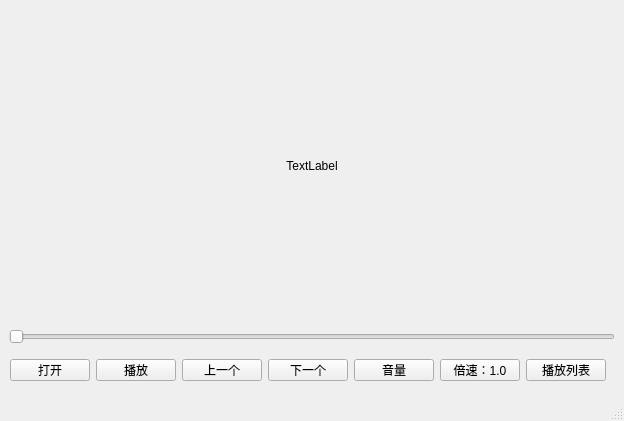
<?xml version="1.0" encoding="UTF-8"?>
<ui version="4.0">
 <class>MainWindow</class>
 <widget class="QMainWindow" name="MainWindow">
  <property name="geometry">
   <rect>
    <x>0</x>
    <y>0</y>
    <width>517</width>
    <height>421</height>
   </rect>
  </property>
  <property name="windowTitle">
   <string>MainWindow</string>
  </property>
  <widget class="QWidget" name="centralwidget">
   <layout class="QVBoxLayout" name="verticalLayout_2">
    <item>
     <widget class="QLabel" name="label">
      <property name="text">
       <string>TextLabel</string>
      </property>
      <property name="scaledContents">
       <bool>false</bool>
      </property>
      <property name="alignment">
       <set>Qt::AlignmentFlag::AlignCenter</set>
      </property>
     </widget>
    </item>
    <item>
     <widget class="QSlider" name="playslider">
      <property name="orientation">
       <enum>Qt::Orientation::Horizontal</enum>
      </property>
     </widget>
    </item>
    <item>
     <widget class="QWidget" name="widget" native="true">
      <property name="maximumSize">
       <size>
        <width>16777215</width>
        <height>40</height>
       </size>
      </property>
      <layout class="QHBoxLayout" name="horizontalLayout">
       <property name="sizeConstraint">
        <enum>QLayout::SizeConstraint::SetDefaultConstraint</enum>
       </property>
       <property name="leftMargin">
        <number>1</number>
       </property>
       <item>
        <widget class="QPushButton" name="openBtn">
         <property name="text">
          <string>打开</string>
         </property>
        </widget>
       </item>
       <item>
        <spacer name="horizontalSpacer">
         <property name="orientation">
          <enum>Qt::Orientation::Horizontal</enum>
         </property>
         <property name="sizeHint" stdset="0">
          <size>
           <width>40</width>
           <height>20</height>
          </size>
         </property>
        </spacer>
       </item>
       <item>
        <widget class="QPushButton" name="playBtn">
         <property name="text">
          <string>播放</string>
         </property>
        </widget>
       </item>
       <item>
        <spacer name="horizontalSpacer_4">
         <property name="orientation">
          <enum>Qt::Orientation::Horizontal</enum>
         </property>
         <property name="sizeHint" stdset="0">
          <size>
           <width>40</width>
           <height>20</height>
          </size>
         </property>
        </spacer>
       </item>
       <item>
        <widget class="QPushButton" name="pushButton">
         <property name="text">
          <string>上一个</string>
         </property>
        </widget>
       </item>
       <item>
        <spacer name="horizontalSpacer_2">
         <property name="orientation">
          <enum>Qt::Orientation::Horizontal</enum>
         </property>
         <property name="sizeHint" stdset="0">
          <size>
           <width>40</width>
           <height>20</height>
          </size>
         </property>
        </spacer>
       </item>
       <item>
        <widget class="QPushButton" name="nextBtn">
         <property name="text">
          <string>下一个</string>
         </property>
        </widget>
       </item>
       <item>
        <spacer name="horizontalSpacer_3">
         <property name="orientation">
          <enum>Qt::Orientation::Horizontal</enum>
         </property>
         <property name="sizeHint" stdset="0">
          <size>
           <width>40</width>
           <height>20</height>
          </size>
         </property>
        </spacer>
       </item>
       <item>
        <widget class="QPushButton" name="audioBtn">
         <property name="text">
          <string>音量</string>
         </property>
        </widget>
       </item>
       <item>
        <spacer name="horizontalSpacer_6">
         <property name="orientation">
          <enum>Qt::Orientation::Horizontal</enum>
         </property>
         <property name="sizeHint" stdset="0">
          <size>
           <width>40</width>
           <height>20</height>
          </size>
         </property>
        </spacer>
       </item>
       <item>
        <widget class="QPushButton" name="rateBtn">
         <property name="text">
          <string>倍速：1.0</string>
         </property>
        </widget>
       </item>
       <item>
        <spacer name="horizontalSpacer_5">
         <property name="orientation">
          <enum>Qt::Orientation::Horizontal</enum>
         </property>
         <property name="sizeHint" stdset="0">
          <size>
           <width>40</width>
           <height>20</height>
          </size>
         </property>
        </spacer>
       </item>
       <item>
        <widget class="QPushButton" name="playlistBtn">
         <property name="text">
          <string>播放列表</string>
         </property>
        </widget>
       </item>
      </layout>
     </widget>
    </item>
   </layout>
  </widget>
  <widget class="QMenuBar" name="menubar">
   <property name="geometry">
    <rect>
     <x>0</x>
     <y>0</y>
     <width>517</width>
     <height>18</height>
    </rect>
   </property>
  </widget>
  <widget class="QStatusBar" name="statusbar"/>
 </widget>
 <resources/>
 <connections/>
</ui>
